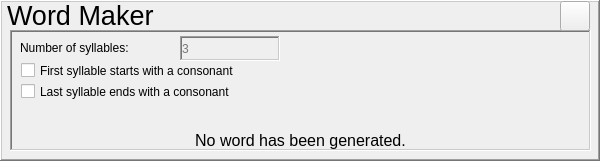
<?xml version="1.0" encoding="UTF-8"?>
<ui version="4.0">
 <class>WordMaker</class>
 <widget class="QWidget" name="WordMaker">
  <property name="geometry">
   <rect>
    <x>0</x>
    <y>0</y>
    <width>600</width>
    <height>161</height>
   </rect>
  </property>
  <property name="windowTitle">
   <string>Word Maker</string>
  </property>
  <widget class="QFrame" name="frame">
   <property name="geometry">
    <rect>
     <x>0</x>
     <y>0</y>
     <width>600</width>
     <height>161</height>
    </rect>
   </property>
   <property name="autoFillBackground">
    <bool>true</bool>
   </property>
   <property name="frameShape">
    <enum>QFrame::WinPanel</enum>
   </property>
   <property name="frameShadow">
    <enum>QFrame::Raised</enum>
   </property>
   <property name="lineWidth">
    <number>1</number>
   </property>
   <property name="midLineWidth">
    <number>1</number>
   </property>
   <widget class="QLabel" name="label">
    <property name="geometry">
     <rect>
      <x>7</x>
      <y>0</y>
      <width>171</width>
      <height>31</height>
     </rect>
    </property>
    <property name="font">
     <font>
      <pointsize>20</pointsize>
     </font>
    </property>
    <property name="text">
     <string>Word Maker</string>
    </property>
   </widget>
   <widget class="QFrame" name="root">
    <property name="geometry">
     <rect>
      <x>10</x>
      <y>30</y>
      <width>581</width>
      <height>121</height>
     </rect>
    </property>
    <property name="styleSheet">
     <string notr="true"/>
    </property>
    <property name="frameShape">
     <enum>QFrame::WinPanel</enum>
    </property>
    <property name="frameShadow">
     <enum>QFrame::Sunken</enum>
    </property>
    <widget class="QLabel" name="label_2">
     <property name="geometry">
      <rect>
       <x>10</x>
       <y>10</y>
       <width>181</width>
       <height>16</height>
      </rect>
     </property>
     <property name="text">
      <string>Number of syllables:</string>
     </property>
    </widget>
    <widget class="QFrame" name="frame_3">
     <property name="geometry">
      <rect>
       <x>170</x>
       <y>6</y>
       <width>100</width>
       <height>25</height>
      </rect>
     </property>
     <property name="frameShape">
      <enum>QFrame::WinPanel</enum>
     </property>
     <property name="frameShadow">
      <enum>QFrame::Sunken</enum>
     </property>
     <widget class="QLineEdit" name="syllables">
      <property name="geometry">
       <rect>
        <x>0</x>
        <y>0</y>
        <width>100</width>
        <height>25</height>
       </rect>
      </property>
      <property name="styleSheet">
       <string notr="true">background-color: rgba(255, 255, 255, 0);</string>
      </property>
      <property name="inputMethodHints">
       <set>Qt::ImhDigitsOnly</set>
      </property>
      <property name="maxLength">
       <number>2</number>
      </property>
      <property name="frame">
       <bool>false</bool>
      </property>
      <property name="echoMode">
       <enum>QLineEdit::Normal</enum>
      </property>
      <property name="placeholderText">
       <string>3</string>
      </property>
     </widget>
    </widget>
    <widget class="QCheckBox" name="cstart">
     <property name="geometry">
      <rect>
       <x>11</x>
       <y>30</y>
       <width>381</width>
       <height>21</height>
      </rect>
     </property>
     <property name="text">
      <string>First syllable starts with a consonant</string>
     </property>
    </widget>
    <widget class="QCheckBox" name="cend">
     <property name="geometry">
      <rect>
       <x>11</x>
       <y>51</y>
       <width>411</width>
       <height>21</height>
      </rect>
     </property>
     <property name="text">
      <string>Last syllable ends with a consonant</string>
     </property>
    </widget>
    <widget class="QLabel" name="out">
     <property name="geometry">
      <rect>
       <x>10</x>
       <y>100</y>
       <width>561</width>
       <height>21</height>
      </rect>
     </property>
     <property name="font">
      <font>
       <pointsize>12</pointsize>
      </font>
     </property>
     <property name="text">
      <string>No word has been generated.</string>
     </property>
     <property name="alignment">
      <set>Qt::AlignCenter</set>
     </property>
    </widget>
   </widget>
   <widget class="QPushButton" name="closebtn">
    <property name="geometry">
     <rect>
      <x>560</x>
      <y>1</y>
      <width>30</width>
      <height>30</height>
     </rect>
    </property>
    <property name="text">
     <string/>
    </property>
    <property name="icon">
     <iconset theme="xfce-wm-close"/>
    </property>
   </widget>
  </widget>
 </widget>
 <resources/>
 <connections/>
</ui>
